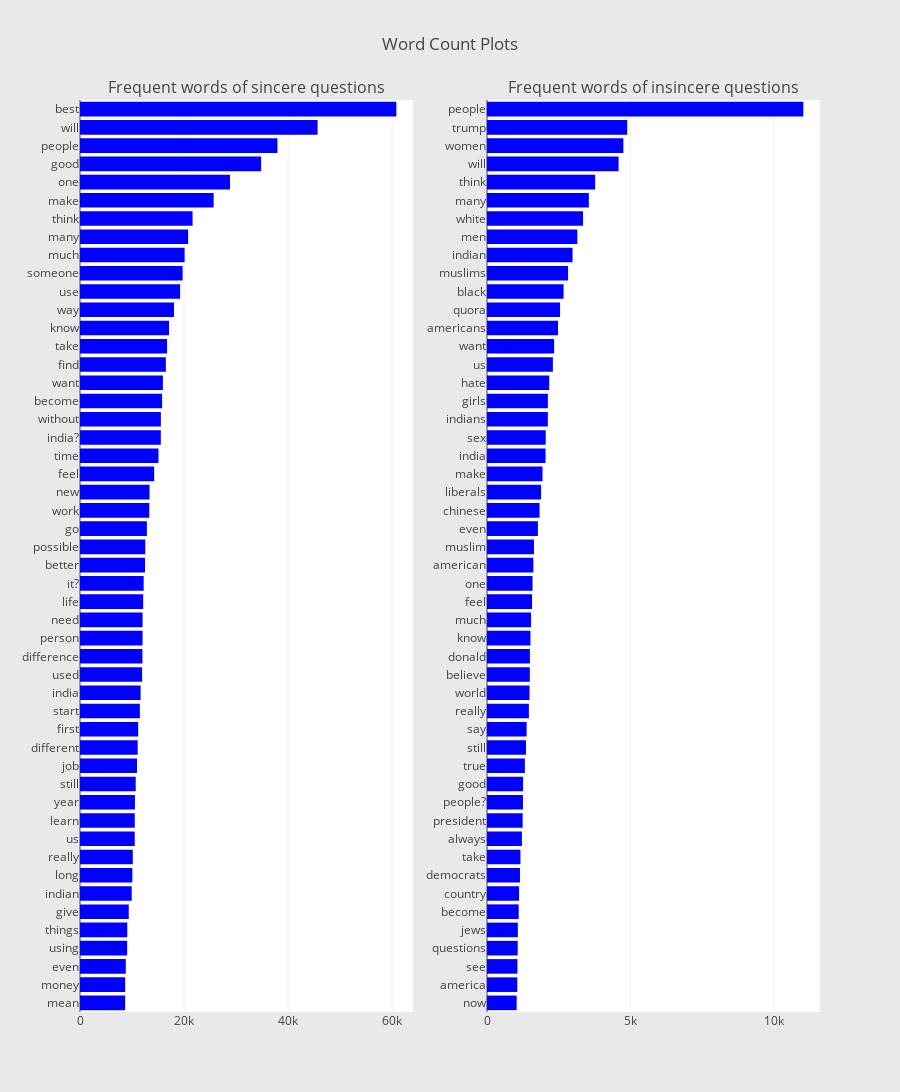

Source (notebook cell):
### Markdown cell above
# Word Frequency plot of sincere & insincere questions:

### Code cell
from collections import defaultdict
train0_df = train_df[train_df['target']==0]
train1_df = train_df[train_df['target']==1]

#custom function for ngram generation
def generate_ngrams(text, n_gram=1):
    token = [token for token in text.lower().split(" ") if token != "" if token
        not in STOPWORDS]
    ngrams = zip(*[token[i:] for i in range(n_gram)])
    return [" ".join(ngram) for ngram in ngrams]
#custom function for horizontal bar chart
def horizontal_bar_chart(df,color):
    trace = go.Bar(y=df['word'].values[::-1],x=df['wordcount'].values[::-1],
                 showlegend=False, orientation = 'h', marker = dict(color=color))
    return trace

#Get the bar chart from sincere questions
freq_dict = defaultdict(int)
for sent in train0_df['question_text']:
    for word in generate_ngrams(sent):
        freq_dict[word] += 1
fd_sorted = pd.DataFrame(sorted(freq_dict.items(), key = lambda x: x[1])[::-1])
fd_sorted.columns = ['word', 'wordcount']
trace0 = horizontal_bar_chart(fd_sorted.head(50), 'blue')

#get the bar chart from insincere questions

freq_dict = defaultdict(int)
for sent in train1_df['question_text']:
    for word in generate_ngrams(sent):
        freq_dict[word] += 1
fd_sorted = pd.DataFrame(sorted(freq_dict.items(), key = lambda x: x[1])[::-1])
fd_sorted.columns = ['word','wordcount']
trace1 = horizontal_bar_chart(fd_sorted.head(50), 'blue')

#Creating two subplots
fig = tools.make_subplots(rows=1, cols=2, vertical_spacing=00.4,
                         subplot_titles=['Frequent words of sincere questions',
                                        'Frequent words of insincere questions'])
fig.append_trace(trace0, 1, 1)
fig.append_trace(trace1, 1, 2)
fig['layout'].update(height=1200, width=900, paper_bgcolor='rgb(233,233,233)',
                    title = 'Word Count Plots')
py.iplot(fig, filename='word-plots')

### Figure 1 — Plotly figure (JSON) as saved in the notebook; plotly's stock layout.template omitted (floating-point values rounded to 4 significant figures)
{"data": [{"marker": {"color": "blue"}, "orientation": "h", "showlegend": false, "type": "bar", "x": [8684, 8686, 8803, 9067, 9087, 9373, 9938, 10063, 10148, 10524, 10533, 10562, 10709, 10958, 11090, 11184, 11507, 11653, 11940, 11998, 12026, 12028, 12146, 12238, 12501, 12552, 12857, 13319, 13368, 14260, 15089, 15536, 15545, 15781, 15941, 16508, 16743, 17118, 18073, 19250, 19728, 20108, 20788, 21641, 25696, 28840, 34827, 37960, 45675, 60816], "xaxis": "x1", "y": ["mean", "money", "even", "using", "things", "give", "indian", "long", "really", "us", "learn", "year", "still", "job", "different", "first", "start", "india", "used", "difference", "person", "need", "life", "it?", "better", "possible", "go", "work", "new", "feel", "time", "india?", "without", "become", "want", "find", "take", "know", "way", "use", "someone", "much", "many", "think", "make", "one", "good", "people", "will", "best"], "yaxis": "y1"}, {"marker": {"color": "blue"}, "orientation": "h", "showlegend": false, "type": "bar", "x": [1035, 1058, 1062, 1071, 1075, 1106, 1119, 1150, 1167, 1218, 1243, 1255, 1259, 1321, 1360, 1382, 1461, 1483, 1495, 1497, 1515, 1537, 1572, 1588, 1618, 1639, 1776, 1834, 1887, 1937, 2043, 2048, 2122, 2123, 2171, 2298, 2343, 2478, 2549, 2672, 2828, 2984, 3152, 3351, 3552, 3774, 4590, 4757, 4893, 11036], "xaxis": "x2", "y": ["now", "america", "see", "questions", "jews", "become", "country", "democrats", "take", "always", "president", "people?", "good", "true", "still", "say", "really", "world", "believe", "donald", "know", "much", "feel", "one", "american", "muslim", "even", "chinese", "liberals", "make", "india", "sex", "indians", "girls", "hate", "us", "want", "americans", "quora", "black", "muslims", "indian", "men", "white", "many", "think", "will", "women", "trump", "people"], "yaxis": "y2"}], "layout": {"annotations": [{"font": {"size": 16}, "showarrow": false, "text": "Frequent words of sincere questions", "x": 0.225, "xanchor": "center", "xref": "paper", "y": 1, "yanchor": "bottom", "yref": "paper"}, {"font": {"size": 16}, "showarrow": false, "text": "Frequent words of insincere questions", "x": 0.775, "xanchor": "center", "xref": "paper", "y": 1, "yanchor": "bottom", "yref": "paper"}], "height": 1200, "paper_bgcolor": "rgb(233,233,233)", "title": "Word Count Plots", "width": 900, "xaxis1": {"anchor": "y1", "domain": [0, 0.45]}, "xaxis2": {"anchor": "y2", "domain": [0.55, 1]}, "yaxis1": {"anchor": "x1", "domain": [0, 1]}, "yaxis2": {"anchor": "x2", "domain": [0, 1]}}}
